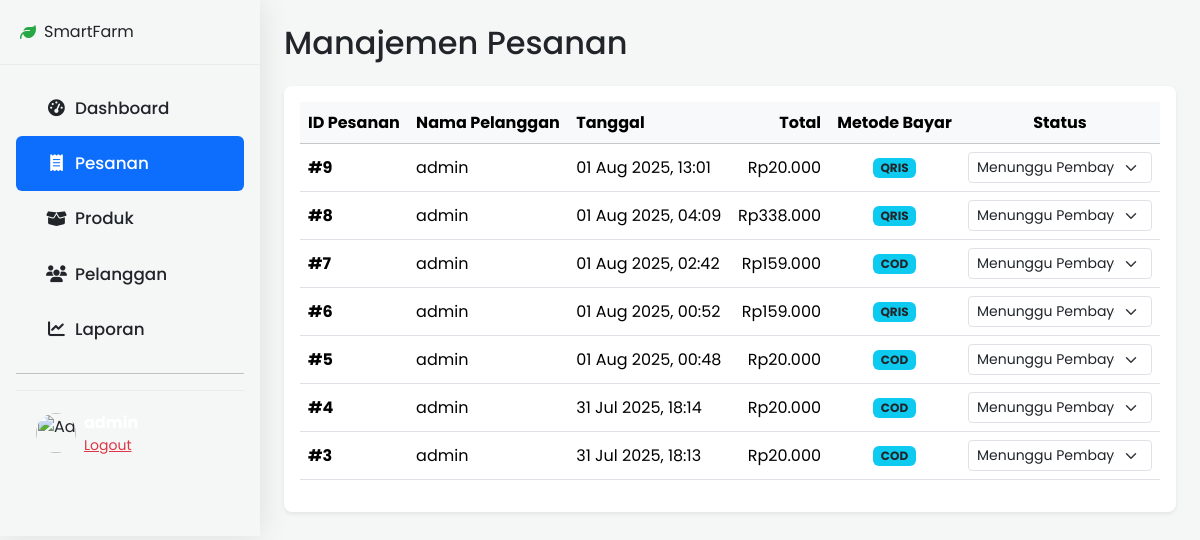
The app's page /admin/index.php?action=orders (signed in) with its own data.
### tables this page shows
CREATE TABLE `transactions` (
  `id` int(11) NOT NULL,
  `user_id` int(11) NOT NULL,
  `total_price` decimal(10,2) NOT NULL,
  `payment_method` varchar(50) DEFAULT NULL,
  `payment_status` varchar(50) NOT NULL DEFAULT 'Menunggu Pembayaran',
  `transaction_date` timestamp NOT NULL DEFAULT current_timestamp()
);

CREATE TABLE `users` (
  `id` int(11) NOT NULL,
  `username` varchar(50) NOT NULL,
  `password` varchar(255) NOT NULL,
  `role` enum('admin','customer') NOT NULL DEFAULT 'customer'
);

### app/controllers/OrderController.php (called while the page is built, shortened)
<?php
require_once __DIR__ . '/../models/Transaction.php';
class OrderController {
    public function showOrders() {
        global $conn;
        $transactionModel = new Transaction($conn);
        $transactions = $transactionModel->getAllTransactionsWithUser();
        include __DIR__ . '/../views/orders.php';
    }
}

### app/models/Transaction.php (called while the page is built, shortened)
<?php
class Transaction
{
    private $conn;
    public function __construct($db)
    {
        $this->conn = $db;
    }
    public function getAllTransactionsWithUser()
    {
        $query = "
        SELECT t.*, u.username
        FROM transactions t
        JOIN users u ON t.user_id = u.id
        ORDER BY t.transaction_date DESC
    ";
        $result = mysqli_query($this->conn, $query);
        $transactions = [];
        while ($row = mysqli_fetch_assoc($result)) {
            $transactions[] = $row;
        }
        return $transactions;
    }
}

### app/views/orders.php (the view, shortened to what this page needs)
<div class="admin-wrapper">
    <?php include 'templates/sidebar.php'; ?>
    <div class="content-wrapper">
        <?php include 'templates/header.php'; ?>
        <main class="p-4">
            <h1 class="h2 mb-4">Manajemen Pesanan</h1>
            <div class="card shadow-sm border-0 rounded-3">
                <div class="card-body">
                    <div class="table-responsive">
                        <table class="table table-hover align-middle">
                            <thead class="table-light">
                                <tr>
                                    <th>ID Pesanan</th>
                                    <th>Nama Pelanggan</th>
                                    <th>Tanggal</th>
                                    <th class="text-end">Total</th>
                                    <th class="text-center">Metode Bayar</th>
                                    <th class="text-center" style="width: 200px;">Status</th>
                                </tr>
                            </thead>
                            <tbody>
                                <?php if (isset($transactions) && !empty($transactions)): ?>
                                    <?php foreach($transactions as $trx): ?>
                                    <tr>
                                        <td class="fw-bold">#<?= $trx['id'] ?></td>
                                        <td><?= htmlspecialchars($trx['username']) ?></td>
                                        <td><?= date('d M Y, H:i', strtotime($trx['transaction_date'])) ?></td>
                                        <td class="text-end">Rp<?= number_format($trx['total_price'], 0, ',', '.') ?></td>
                                        <td class="text-center"><span class="badge bg-info text-dark"><?= htmlspecialchars($trx['payment_method']) ?></span></td>
                                        <td class="text-center">
                                            <select class="form-select form-select-sm status-dropdown" data-id="<?= $trx['id'] ?>" data-current-status="<?= $trx['payment_status'] ?>">
                                                <option value="Menunggu Pembayaran" <?= $trx['payment_status'] == 'Menunggu Pembayaran' ? 'selected' : '' ?>>Menunggu Pembayaran</option>
                                            </select>
                                        </td>
                                    </tr>
                                    <?php endforeach; ?>
                                <?php else: ?>
                                    <tr><td colspan="6" class="text-center p-5 text-muted">Belum ada pesanan yang masuk.</td></tr>
                                <?php endif; ?>
                            </tbody>
                        </table>
                    </div>
                </div>
            </div>
        </main>
        <?php include 'templates/footer.php'; ?>
    </div>

### admin/css/admin_style.css (style rules this page uses)
:root { --primary-green: #28a745; --dark-theme-bg: #1e293b; --dark-theme-text: #94a3b8; --dark-theme-hover-bg: #334155; --dark-theme-hover-text: #ffffff; --dark-theme-active-border: #28a745; --body-bg: #f4f7f6; }
body { font-family: 'Poppins', sans-serif; background-color: var(--body-bg); }
.admin-wrapper { display: flex; width: 100%; align-items: stretch; transition: margin-left 0.4s ease-in-out; }
.content-wrapper { width: 100%; transition: all 0.3s; }

### records on screen
transactions: id "9", user.username "admin", transaction_date "01 Aug 2025, 13:01", total_price "20.000", payment_method "QRIS", payment_status+id "Menunggu Pembayaran"
transactions: id "8", user.username "admin", transaction_date "01 Aug 2025, 04:09", total_price "338.000", payment_method "QRIS", payment_status+id "Menunggu Pembayaran"
transactions: id "7", user.username "admin", transaction_date "01 Aug 2025, 02:42", total_price "159.000", payment_method "COD", payment_status+id "Menunggu Pembayaran"
transactions: id "6", user.username "admin", transaction_date "01 Aug 2025, 00:52", total_price "159.000", payment_method "QRIS", payment_status+id "Menunggu Pembayaran"
transactions: id "5", user.username "admin", transaction_date "01 Aug 2025, 00:48", total_price "20.000", payment_method "COD", payment_status+id "Menunggu Pembayaran"
transactions: id "4", user.username "admin", transaction_date "31 Jul 2025, 18:14", total_price "20.000", payment_method "COD", payment_status+id "Menunggu Pembayaran"
transactions: id "3", user.username "admin", transaction_date "31 Jul 2025, 18:13", total_price "20.000", payment_method "COD", payment_status+id "Menunggu Pembayaran"
